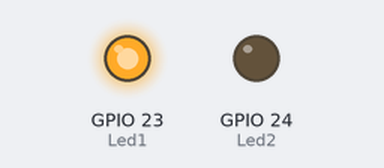
Recording of a program running on a simulated Raspberry Pi (BCM pin numbers). Shown: output pins drawn as LEDs (lit = HIGH).

Above: at 0.6 s.
At 2.4 s:
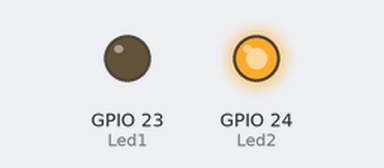
At 3.6 s:
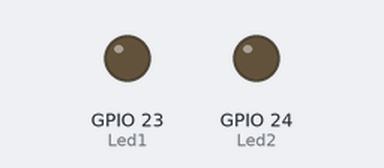
Timing chart, 0 to 5.9 s (numbered marks = the images above):
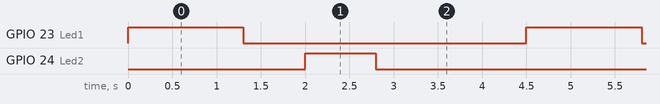

Measured:
- by itself, GPIO 23 (Led1): alternates HIGH for 1.3 s and LOW for 3.2 s
- by itself, GPIO 24 (Led2): alternates HIGH for 0.80 s and LOW for 3.7 s
- by itself, everything shown: repeats every 4.5 s, in 4 steps

The program:

Opdracht_3.py
```python
#SOURCE is de powerpoints van vorig jaar
#GPIO voor functionaliteiten met pins
import RPi.GPIO as GPIO
#time om pauzes te defineren bij de leds
import time

#GPIO Pin waaraan led hangt defineren
Led1 = 23
Led2 = 24
#We geven de led info, dus die setten we op output
GPIO.setmode(GPIO.BCM)
GPIO.setup(Led1, GPIO.OUT)
GPIO.setup(Led2, GPIO.OUT)

#define functionaliteit
while True:
    #Led 1 gaat aan, wacht 1.3 seconden, gaat uit, wacht 0.7 seconden
    GPIO.output(Led1, GPIO.HIGH)
    time.sleep(1.3)
    GPIO.output(Led1, GPIO.LOW)
    time.sleep(0.7)
    #Led 2 gaat aan, wacht 0.8 seconden, gaat uit, wacht 1.7 seconden
    GPIO.output(Led2, GPIO.HIGH)
    time.sleep(0.8)
    GPIO.output(Led2, GPIO.LOW)
    time.sleep(1.7)
```
